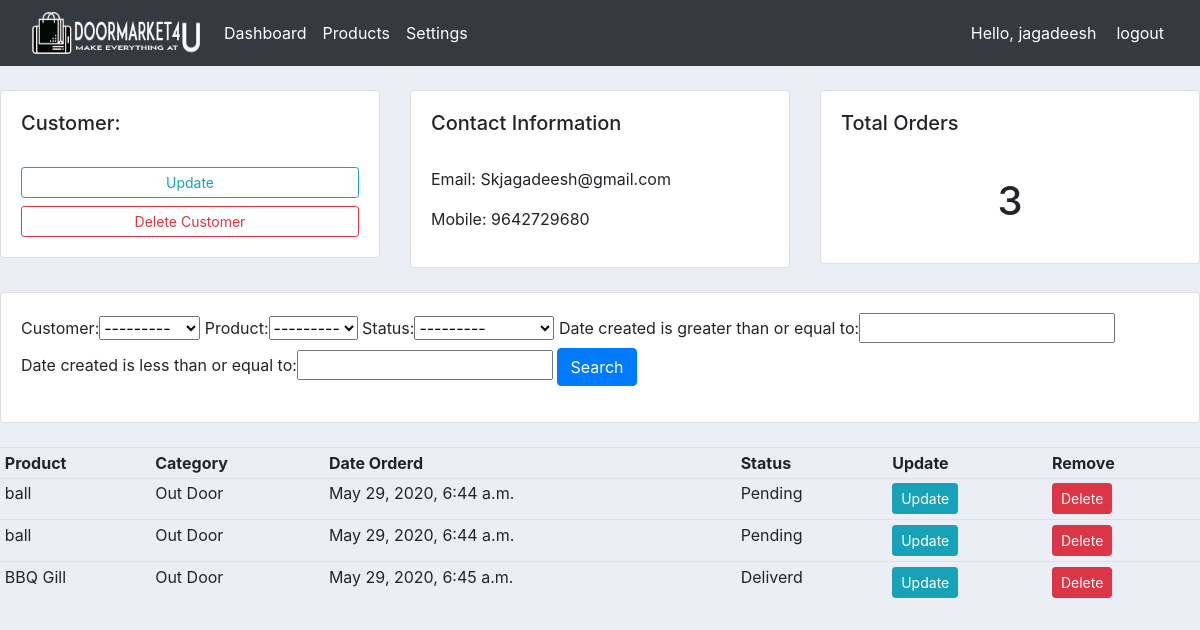
The app's page /customer/1/ (signed in) with its own data.
### controlapp/models.py (models this page shows)
class Customer(models.Model):
	user=models.OneToOneField(User,blank=True,null=True,on_delete=models.CASCADE)
	name=models.CharField(max_length=200,null=True)
	phone=models.CharField(max_length=200,null=True)
	email=models.CharField(max_length=200,null=True)
	profile_pic=models.ImageField(default="profile_pic.png",null=True,blank=True)
	date_created=models.DateTimeField(auto_now_add=True,null=True)
	def __str__(self):
		return self.name

class Order(models.Model):
	STATUS=(
		('Pending','Pending'),
		('Out for delivery','Out for delivery'),
		('Deliverd','Deliverd')
		)
	customer=models.ForeignKey(Customer,null=True,on_delete=models.SET_NULL)
	product=models.ForeignKey(Product,null=True,on_delete=models.SET_NULL)
	date_created=models.DateTimeField(auto_now_add=True,null=True)
	status=models.CharField(max_length=200,null=True,choices=STATUS)

class Product(models.Model):
	CATOGERY=(
		('Indoor','Indoor'),
		('Out Door','Out Door')
		)
	name=models.CharField(max_length=200,null=True)
	price=models.FloatField(null=True)
	category=models.CharField(max_length=200,null=True,choices=CATOGERY)
	discription=models.CharField(max_length=200,null=True)
	date_created=models.DateTimeField(auto_now_add=True,null=True)
	tags=models.ManyToManyField(Tag)
	def __str__(self):
		return self.name

### controlapp/decorators.py (the view)
		def wrapper_fun(request,*args,**kwargs):
			group=None
			if request.user.groups.exists():
				group=request.user.groups.all()[0].name
			if group in allowed_roles:
				return view_fun(request,*args,**kwargs)
			else:
				return HttpResponse("you are not autherized person to this page")

### controlapp/views.py (called while the page is built)
@login_required(login_url='login')
@allowed_users(allowed_roles=['admin'])
def customer(request,pk):
	customer=Customer.objects.get(id=pk)
	orders=customer.order_set.all()
	total_orders=orders.count()
	myfilter=orderfilter(request.GET,queryset=orders)
	orders=myfilter.qs
	context={
		'customer':customer,
		'orders':orders,
		'total_orders':total_orders,
		'myfilter':myfilter
	}
	return render(request, "controlapp/customers.html",context)

### controlapp/templates/controlapp/customers.html
{% extends "controlapp/main.html" %}
{% block content %}
<br>
<div class="row">
	<div class="col-md">
		<div class="card card-body">
			<h5>Customer:</h5>
			<br>
			<a class="btn btn-outline-info btn-sm btn-block" href="">Update</a>
			<a class="btn btn-outline-danger btn-sm btn-block" href="">Delete Customer</a>
		</div>
	</div>
	<div class="col-md">
		<div class="card card-body">
			<h5>Contact Information</h5>
			<br>
			<p>Email: {{ customer.email }} </p>
			<p>Mobile: {{ customer.phone }}</p>
		</div>
	</div>
	<div class="col-md">
		<div class="card card-body">
			<h5>Total Orders</h5>
			<br>
			<h1 style="text-align: center; padding: 10px">{{ total_orders }}</h1>
		</div>
	</div>
</div>
<br>
<div class="row">
	<div class="col-md">
		<div class="card card-body">
			<form method="get">
				 {{myfilter.form}}
				<button class="btn btn-primary" type="submit">Search</button>
			</form>
		</div>
	</div>
</div>
<br>
<div class="row">
	<div class="col-md">
		<div card card-body>
			<table class="table table-sm">
				<tr>
					<th>Product</th>
					<th>Category</th>
					<th>Date Orderd</th>
					<th>Status</th>
					<th>Update</th>
					<th>Remove</th>
				</tr>
				{% for order in orders %}
					<tr>
						<td>{{ order.product }}</td>
						<td>{{ order.product.category }}</td>
						<td>{{ order.date_created }}</td>
						<td>{{ order.status }}</td>
						<td><a class="btn btn-sm btn-info" href="{% url 'orderupdate' order.id %}">Update</a></td>
					<td><a class="btn btn-sm btn-danger" href="{% url 'deleteorder' order.id %}">Delete</a></td>
					</tr>
				{% endfor %}
			</table>
		</div>
	</div>
</div>
{% endblock %}

### controlapp/templates/controlapp/navbar.html (shortened to what this page needs)
{% load static %}
<nav class="navbar navbar-expand-lg navbar-light bg-dark">
  <img src="{% static 'images/logo.png' %}" style="width:200px;height:50px;">
  <div class="collapse navbar-collapse" id="navbarNav">
    <ul class="navbar-nav">
      {% if request.user.is_staff %}
      <li class="nav-item active">
        <a class="nav-link text-white" href="{% url 'home'%}">Dashboard</a>
      </li>
      <li class="nav-item">
        <a class="nav-link text-white" href="{% url 'products'%}">Products</a>
      </li>
      {% endif %}
       <li class="nav-item">
        <a class="nav-link text-white" href="{% url 'account_settings'  %}">Settings</a>
      </li>
    </ul>
  </div>
  <span id='details'>Hello, {{ request.user }}</span>
  <span ><a id="details" href="{% url 'logout' %}">logout</a></span>
</nav>

### static/css/main.css (style rules this page uses)
body { background-color: #ebeff5; }
body { counter-reset: Serial; }

### controlapp/templates/controlapp/navbar.html (style rules this page uses)
#details { color: #fff; margin-right: 20px }

### records on screen
Customer: email "Skjagadeesh@gmail.com", phone "9642729680"
Order: product "ball", product.category "Out Door", date_created "May 29, 2020, 6:44 a.m.", status "Pending"
Order: product "ball", product.category "Out Door", date_created "May 29, 2020, 6:44 a.m.", status "Pending"
Order: product "BBQ Gill", product.category "Out Door", date_created "May 29, 2020, 6:45 a.m.", status "Deliverd"

### other values on screen
{{ request.user }} "jagadeesh"
{{ total_orders }} "3"
